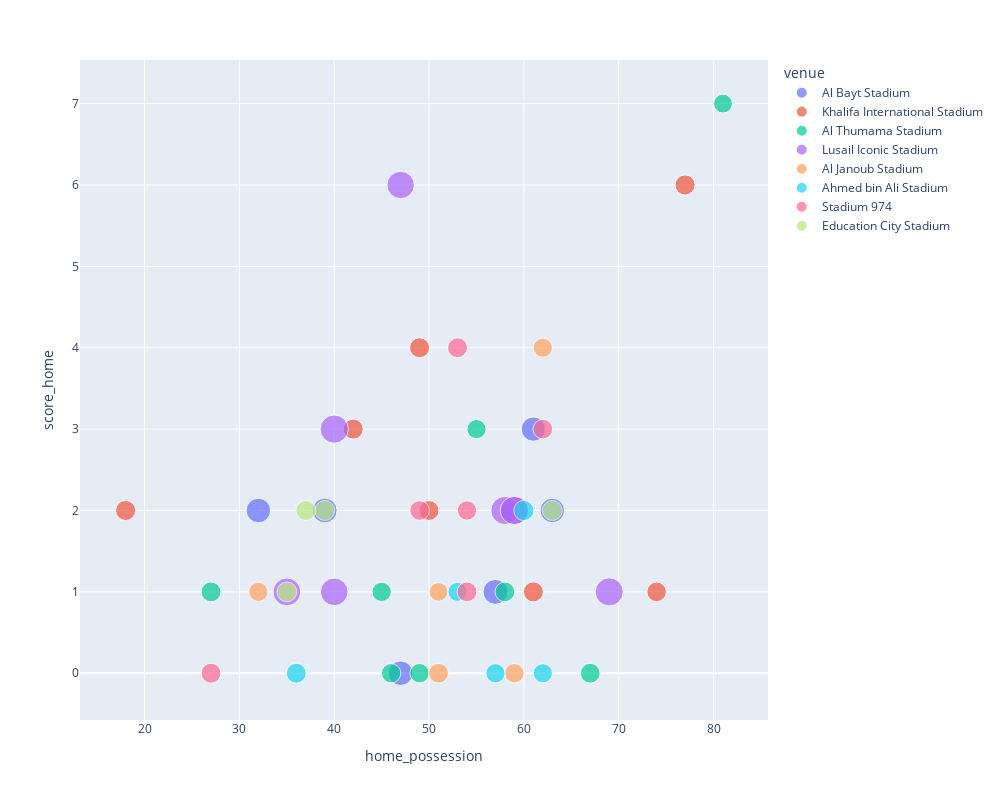

Source (notebook cell):
### Code cell
df_match_data.describe()

new_columns = ['score_penalty_home', 'score_home', 'score_away', 'score_penalty_away']
index = 0
while index < len(df_match_data):
    penalty_home, home, away, penalty_away = filter_val(df_match_data.loc[index, 'score'])
    df_match_data.loc[index, new_columns] = penalty_home, home, away, penalty_away
    index += 1

df_non_penalty_matches = df_match_data[df_match_data['score_home'] != df_match_data['score_away']]
display(df_non_penalty_matches.head(1))

fig = px.scatter(df_non_penalty_matches, x="home_possession", y="score_home",
                 color="venue", size="attendance",
                 width=1000, height=800)
fig.show()

### Figure 1 — Plotly figure (JSON) as saved in the notebook; plotly's stock layout.template omitted (floating-point values rounded to 4 significant figures)
{"data": [{"hovertemplate": "venue=Al Bayt Stadium<br>home_possession=%{x}<br>score_home=%{y}<br>attendance=%{marker.size}<extra></extra>", "legendgroup": "Al Bayt Stadium", "marker": {"color": "#636efa", "size": [67372, 66784, 67054, 65985, 68895, 68294], "sizemode": "area", "sizeref": 222.4, "symbol": "circle"}, "mode": "markers", "name": "Al Bayt Stadium", "orientation": "v", "showlegend": true, "type": "scatter", "x": [47, 63, 32, 61, 57, 39], "xaxis": "x", "y": [0, 2, 2, 3, 1, 2], "yaxis": "y"}, {"hovertemplate": "venue=Khalifa International Stadium<br>home_possession=%{x}<br>score_home=%{y}<br>attendance=%{marker.size}<extra></extra>", "legendgroup": "Khalifa International Stadium", "marker": {"color": "#EF553B", "size": [45334, 42608, 44374, 44569, 44851, 44846, 44137], "sizemode": "area", "sizeref": 222.4, "symbol": "circle"}, "mode": "markers", "name": "Khalifa International Stadium", "orientation": "v", "showlegend": true, "type": "scatter", "x": [77, 74, 49, 61, 18, 42, 50], "xaxis": "x", "y": [6, 1, 4, 1, 2, 3, 2], "yaxis": "y"}, {"hovertemplate": "venue=Al Thumama Stadium<br>home_possession=%{x}<br>score_home=%{y}<br>attendance=%{marker.size}<extra></extra>", "legendgroup": "Al Thumama Stadium", "marker": {"color": "#00cc96", "size": [41721, 40013, 41797, 43738, 42127, 43102, 40989, 44198], "sizemode": "area", "sizeref": 222.4, "symbol": "circle"}, "mode": "markers", "name": "Al Thumama Stadium", "orientation": "v", "showlegend": true, "type": "scatter", "x": [46, 81, 45, 67, 49, 58, 55, 27], "xaxis": "x", "y": [0, 7, 1, 0, 0, 1, 3, 1], "yaxis": "y"}, {"hovertemplate": "venue=Lusail Iconic Stadium<br>home_possession=%{x}<br>score_home=%{y}<br>attendance=%{marker.size}<extra></extra>", "legendgroup": "Lusail Iconic Stadium", "marker": {"color": "#ab63fa", "size": [88012, 88103, 88966, 88668, 84985, 85986, 83720, 88966], "sizemode": "area", "sizeref": 222.4, "symbol": "circle"}, "mode": "markers", "name": "Lusail Iconic Stadium", "orientation": "v", "showlegend": true, "type": "scatter", "x": [69, 59, 58, 59, 40, 35, 47, 40], "xaxis": "x", "y": [1, 2, 2, 2, 1, 1, 6, 3], "yaxis": "y"}, {"hovertemplate": "venue=Al Janoub Stadium<br>home_possession=%{x}<br>score_home=%{y}<br>attendance=%{marker.size}<extra></extra>", "legendgroup": "Al Janoub Stadium", "marker": {"color": "#FFA15A", "size": [40875, 39089, 41823, 41232, 43443], "sizemode": "area", "sizeref": 222.4, "symbol": "circle"}, "mode": "markers", "name": "Al Janoub Stadium", "orientation": "v", "showlegend": true, "type": "scatter", "x": [62, 51, 59, 32, 51], "xaxis": "x", "y": [4, 1, 0, 1, 0], "yaxis": "y"}, {"hovertemplate": "venue=Ahmed bin Ali Stadium<br>home_possession=%{x}<br>score_home=%{y}<br>attendance=%{marker.size}<extra></extra>", "legendgroup": "Ahmed bin Ali Stadium", "marker": {"color": "#19d3f3", "size": [40432, 40875, 41479, 44297, 45032], "sizemode": "area", "sizeref": 222.4, "symbol": "circle"}, "mode": "markers", "name": "Ahmed bin Ali Stadium", "orientation": "v", "showlegend": true, "type": "scatter", "x": [53, 62, 57, 36, 60], "xaxis": "x", "y": [1, 0, 0, 0, 2], "yaxis": "y"}, {"hovertemplate": "venue=Stadium 974<br>home_possession=%{x}<br>score_home=%{y}<br>attendance=%{marker.size}<extra></extra>", "legendgroup": "Stadium 974", "marker": {"color": "#FF6692", "size": [42662, 42860, 43649, 44089, 41378, 43847], "sizemode": "area", "sizeref": 222.4, "symbol": "circle"}, "mode": "markers", "name": "Stadium 974", "orientation": "v", "showlegend": true, "type": "scatter", "x": [62, 49, 54, 27, 54, 53], "xaxis": "x", "y": [3, 2, 1, 0, 2, 4], "yaxis": "y"}, {"hovertemplate": "venue=Education City Stadium<br>home_possession=%{x}<br>score_home=%{y}<br>attendance=%{marker.size}<extra></extra>", "legendgroup": "Education City Stadium", "marker": {"color": "#B6E880", "size": [44259, 43983, 43627, 44097], "sizemode": "area", "sizeref": 222.4, "symbol": "circle"}, "mode": "markers", "name": "Education City Stadium", "orientation": "v", "showlegend": true, "type": "scatter", "x": [37, 63, 35, 39], "xaxis": "x", "y": [2, 2, 1, 2], "yaxis": "y"}], "layout": {"height": 800, "legend": {"itemsizing": "constant", "title": {"text": "venue"}, "tracegroupgap": 0}, "margin": {"t": 60}, "width": 1000, "xaxis": {"anchor": "y", "domain": [0, 1], "title": {"text": "home_possession"}}, "yaxis": {"anchor": "x", "domain": [0, 1], "title": {"text": "score_home"}}}}
